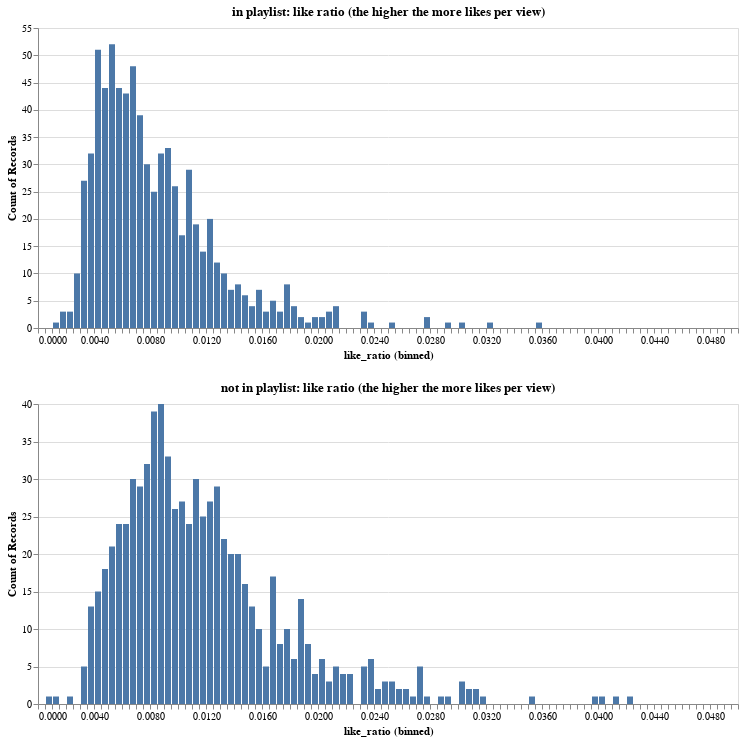

Notebook code for this chart:
### Code cell
alt.vconcat(*[plot_like_ratio(df_welt_hits, 'like_ratio', 'in playlist: like ratio (the higher the more likes per view)'), plot_like_ratio(df_welt_nohits, 'like_ratio', 'not in playlist: like ratio (the higher the more likes per view)')])

### Figure 1 — Vega-Lite specification as saved in the notebook (floating-point values rounded to 4 significant figures; data arrays with more than 128 entries replaced by an {"elided": "..."} marker saying what was removed)
{"config": {"view": {"continuousWidth": 400, "continuousHeight": 300}}, "vconcat": [{"data": {"name": "data-ffc11f94b7b8a1a99c9b7e56647b74bc"}, "mark": "bar", "encoding": {"x": {"bin": {"extent": [0, 0.05], "step": 0.0005}, "field": "like_ratio", "type": "quantitative"}, "y": {"aggregate": "count", "type": "quantitative"}}, "height": 300, "title": "in playlist: like ratio (the higher the more likes per view)", "width": 700}, {"data": {"name": "data-b8bb6a411e94696a80b4878b5f4bcb59"}, "mark": "bar", "encoding": {"x": {"bin": {"extent": [0, 0.05], "step": 0.0005}, "field": "like_ratio", "type": "quantitative"}, "y": {"aggregate": "count", "type": "quantitative"}}, "height": 300, "title": "not in playlist: like ratio (the higher the more likes per view)", "width": 700}], "$schema": "https://vega.github.io/schema/vega-lite/v4.17.0.json", "datasets": {"data-ffc11f94b7b8a1a99c9b7e56647b74bc": {"elided": "744 records"}, "data-b8bb6a411e94696a80b4878b5f4bcb59": {"elided": "754 records"}}}
